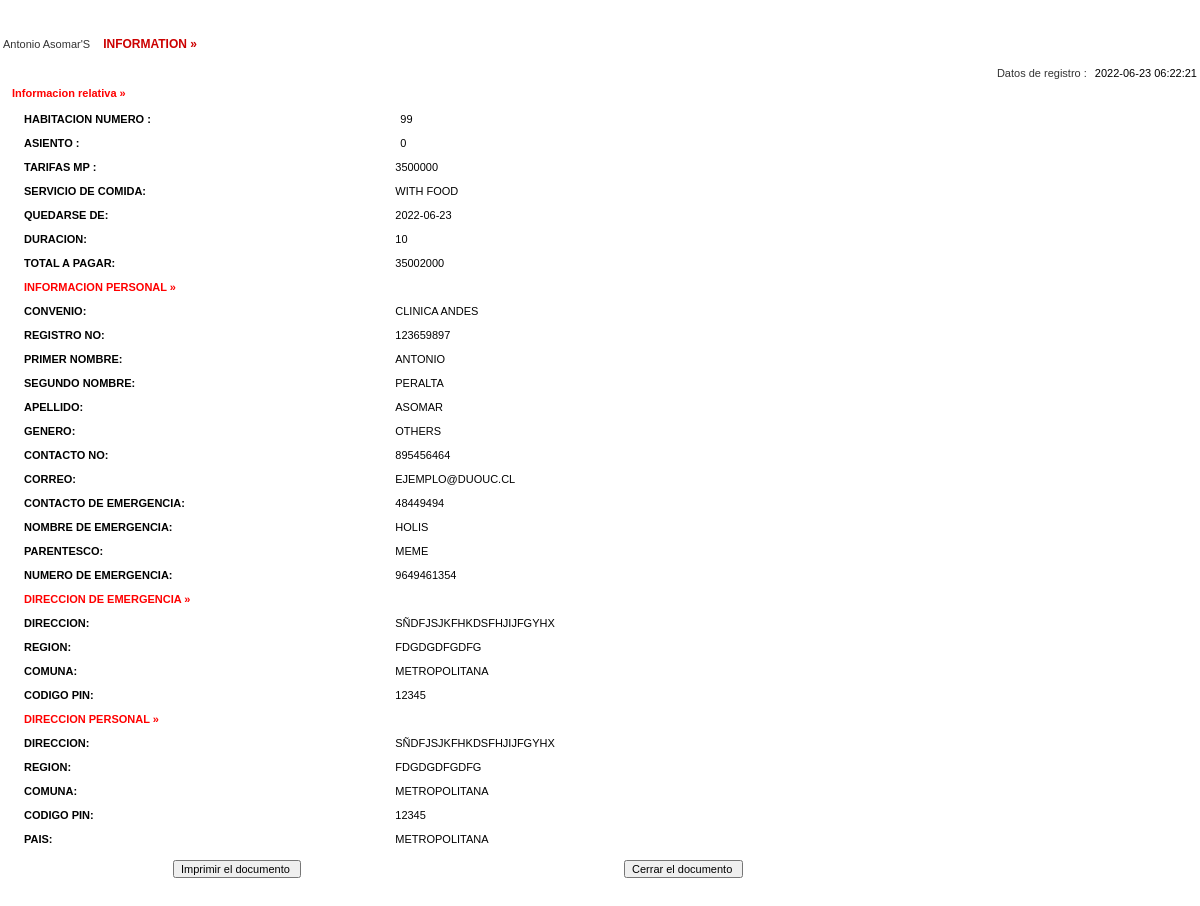
Screenshot of /admin/full-profile.php?id=13 with the database file from the repository.
### tables this page shows
CREATE TABLE `registration` (
  `id` int(11) NOT NULL,
  `roomno` int(11) NOT NULL,
  `seater` int(11) NOT NULL,
  `feespm` int(11) NOT NULL,
  `foodstatus` int(11) NOT NULL,
  `stayfrom` date NOT NULL,
  `duration` int(11) NOT NULL,
  `course` varchar(500) NOT NULL,
  `regno` int(11) NOT NULL,
  `firstName` varchar(500) NOT NULL,
  `middleName` varchar(500) NOT NULL,
  `lastName` varchar(500) NOT NULL,
  `gender` varchar(250) NOT NULL,
  `contactno` bigint(11) NOT NULL,
  `emailid` varchar(500) NOT NULL,
  `egycontactno` bigint(11) NOT NULL,
  `guardianName` varchar(500) NOT NULL,
  `guardianRelation` varchar(500) NOT NULL,
  `guardianContactno` bigint(11) NOT NULL,
  `corresAddress` varchar(500) NOT NULL,
  `corresCIty` varchar(500) NOT NULL,
  `corresState` varchar(500) NOT NULL,
  `corresPincode` int(11) NOT NULL,
  `pmntAddress` varchar(500) NOT NULL,
  `pmntCity` varchar(500) NOT NULL,
  `pmnatetState` varchar(500) NOT NULL,
  `pmntPincode` int(11) NOT NULL,
  `postingDate` timestamp NOT NULL DEFAULT current_timestamp(),
  `updationDate` varchar(500) NOT NULL
);

### admin/full-profile.php (the view, shortened to what this page needs)
<!DOCTYPE html PUBLIC "-//W3C//DTD XHTML 1.0 Transitional//EN" "http://www.w3.org/TR/xhtml1/DTD/xhtml1-transitional.dtd">
<html xmlns="http://www.w3.org/1999/xhtml">
<head>
<link href="style.css" rel="stylesheet" type="text/css" />
<link href="hostel.css" rel="stylesheet" type="text/css">
</head>
<body>
<table width="100%" border="0">
<?php
		 $ret= mysql_query("SELECT * FROM registration where id = '".$_GET['id']."'");
			while($row=mysql_fetch_array($ret))
			{
			?>
			<tr>
			  <td colspan="2" align="center" class="font1">&nbsp;</td>
  </tr>
			<tr>
			  <td colspan="2" align="center" class="font1">&nbsp;</td>
  </tr>
			<tr>
			  <td colspan="2"  class="font"><?php echo ucfirst($row['firstName']);?> <?php echo ucfirst($row['lastName']);?>'S <span class="font1"> information &raquo;</span> </td>
  </tr>
			<tr>
			  <td colspan="2"  class="font">&nbsp;&nbsp;&nbsp;&nbsp;&nbsp;&nbsp;&nbsp;&nbsp;&nbsp;&nbsp;&nbsp;&nbsp;
		      <div align="right">Datos de registro : <span class="comb-value"><?php echo $row['postingDate'];?></span></div></td>
  </tr>
			<tr>
			  <td colspan="2"  class="heading" style="color: red;">Informacion relativa &raquo; </td>
  </tr>
			<tr>
			  <td colspan="2"  class="font1"><table width="100%" border="0">
                <tr>
                  <td width="32%" valign="top" class="heading">Habitacion numero : </td>
                      <td class="comb-value1"><span class="comb-value"><?php echo $row['roomno'];?></span></td>
                    </tr>
                  <tr>
                  <td width="22%" valign="top" class="heading">Asiento : </td>
                      <td class="comb-value1"><span class="comb-value"><?php echo $row['seater'];?></span></td>
                    </tr>
                    <tr>
                    <td width="12%" valign="top" class="heading">Tarifas MP : </td>
                      <td class="comb-value1"><?php echo $fpm=$row['feespm'];?></td>
                    </tr>
                     <tr>
                    <td width="12%" valign="top" class="heading">servicio de comida: </td>
                      <td class="comb-value1"><?php if($row['foodstatus']==0)
{
  echo "Without Food";
}
else
{
  echo "With Food";
}
                      ;?></td>
                    </tr>
                    <tr>
                    <td width="12%" valign="top" class="heading">Quedarse de: </td>
                      <td class="comb-value1"><?php echo $row['stayfrom'];?></td>
                    </tr>
                    <tr>
                    <td width="12%" valign="top" class="heading">Duracion: </td>
                      <td class="comb-value1"><?php echo $dr=$row['duration'];?></td>
                    </tr>
                    <tr>
                    <td width="12%" valign="top" class="heading">Total a pagar: </td>
                      <td class="comb-value1">
                      <?php if($row['foodstatus']==1)
                      {
                        $fd=2000;
                        echo (($dr*$fpm)+$fd);
                      }
                        else
                        {
                          echo $dr*$fpm;
                        }
                      ?></td>
                    </tr>
  <tr>
   <td colspan="2" align="left"  class="heading" style="color: red;">Informacion personal &raquo; </td>
  </tr>
<tr>
<td width="12%" valign="top" class="heading">Convenio: </td>
<td class="comb-value1"><?php echo $row['course'];?></td>
</tr>
<tr>
<td width="12%" valign="top" class="heading">Registro no: </td>
<td class="comb-value1"><?php echo $row['regno'];?></td>
</tr>
<tr>
<td width="12%" valign="top" class="heading">Primer nombre: </td>
<td class="comb-value1"><?php echo $row['firstName'];?></td>
</tr>
<tr>
<td width="12%" valign="top" class="heading">Segundo nombre: </td>
<td class="comb-value1"><?php echo $row['middleName'];?></td>
</tr>
<tr>
<td width="12%" valign="top" class="heading">Apellido: </td>
<td class="comb-value1"><?php echo $row['lastName'];?></td>
</tr>
<tr>
<td width="12%" valign="top" class="heading">Genero: </td>
<td class="comb-value1"><?php echo $row['gender'];?></td>
</tr>
<tr>
<td width="12%" valign="top" class="heading">Contacto No: </td>
<td class="comb-value1"><?php echo $row['contactno'];?></td>
</tr>
<tr>
<td width="12%" valign="top" class="heading">Correo: </td>
<td class="comb-value1"><?php echo $row['emailid'];?></td>
</tr>
<tr>
<td width="12%" valign="top" class="heading">Contacto de emergencia: </td>
<td class="comb-value1"><?php echo $row['egycontactno'];?></td>
</tr>
<tr>
<td width="12%" valign="top" class="heading">Nombre de emergencia: </td>
<td class="comb-value1"><?php echo $row['guardianName'];?></td>
</tr>
<tr>
<td width="12%" valign="top" class="heading">Parentesco: </td>
<td class="comb-value1"><?php echo $row['guardianRelation'];?></td>
</tr>
<tr>
<td width="12%" valign="top" class="heading">Numero de Emergencia: </td>
<td class="comb-value1"><?php echo $row['guardianContactno'];?></td>
</tr>
<tr>
        <td colspan="2"  class="heading" style="color: red;">Direccion de Emergencia  &raquo; </td>
  </tr>
<tr>
<td width="12%" valign="top" class="heading"><Datag>Direccion</Datag>: </td>
<td class="comb-value1"><?php echo $row['corresAddress'];?></td>
</tr>
<tr>
<td width="12%" valign="top" class="heading">Region: </td>
<td class="comb-value1"><?php echo $row['corresCIty'];?></td>
</tr>
<tr>
<td width="12%" valign="top" class="heading">Comuna: </td>
<td class="comb-value1"><?php echo $row['corresState'];?></td>
</tr>
<tr>
<td width="12%" valign="top" class="heading">codigo pin: </td>
<td class="comb-value1"><?php echo $row['corresPincode'];?></td>
</tr>
<tr>
        <td colspan="2"  class="heading" style="color: red;">Direccion personal  &raquo; </td>
  </tr>
<tr>
<td width="12%" valign="top" class="heading">Direccion: </td>
<td class="comb-value1"><?php echo $row['pmntAddress'];?></td>
</tr>
<tr>
<td width="12%" valign="top" class="heading">Region: </td>
<td class="comb-value1"><?php echo $row['pmntCity'];?></td>
</tr>
<tr>
<td width="12%" valign="top" class="heading">Comuna: </td>
<td class="comb-value1"><?php echo $row['pmnatetState'];?></td>
</tr>
<tr>
<td width="12%" valign="top" class="heading">Codigo pin: </td>
<td class="comb-value1"><?php echo $row['pmntPincode'];?></td>
</tr>
<tr>
<td width="12%" valign="top" class="heading">Pais: </td>
<td class="comb-value1"><?php echo $row['pmnatetState'];?></td>
</tr>
<?php } ?>
                  </table></td>
                </tr>
                  </table></td>
  <tr>
    <td colspan="2" align="right" ><form id="form1" name="form1" method="post" action="">
      <table width="100%" border="0" cellpadding="0" cellspacing="0">
        <tr>
          <td width="14%">&nbsp;</td>
          <td width="35%" class="comb-value"><label>
            <input name="Submit" type="submit" class="txtbox4" value="Imprimir el documento " onClick="return f3();" />
          </label></td>
          <td width="3%">&nbsp;</td>
          <td width="26%"><label>
            <input name="Submit2" type="submit" class="txtbox4" value="Cerrar el documento " onClick="return f2();"  />
          </label></td>
          <td width="8%">&nbsp;</td>
          <td width="14%">&nbsp;</td>
        </tr>
      </table>
        </form>    </td>
  </tr>
</body>
</html>

### admin/css/style.css (style rules this page uses)
html { font-size: 14px; }
@media only screen and (min-width: 480px) { html { font-size: 17px; } }
@media only screen and (min-width: 768px) { html { font-size: 14px; } }
body { font-size: 1em; }

### admin/hostel.css (style rules this page uses)
body { margin-left: 0px; margin-top: 0px; margin-right: 0px; margin-bottom: 0px;font:11px Verdana,Arial; }
.heading { font-family: Verdana, Arial, Helvetica, sans-serif; font-size: 11px; font-weight: bold; color:#000000; padding-bottom:5px; padding-top:5px; padding-left:10px; text-decoration: none; }
.comb-value { font-family: Arial, Helvetica, sans-serif; font-size: 11px; color: #000000; text-decoration: none; padding-bottom:5px; padding-left:5px; padding-top:5px; }
.font1 { font-family:Verdana, Arial, Helvetica, sans-serif; font-size:12px; font-weight:800; color:#CC0000; text-transform:uppercase; padding-left:10px; padding-top:0px; }
.txtbox4 { font-family: Arial, Helvetica, sans-serif; font-size: 11px; color: #000000; }
.comb-value1 { font-family: Arial, Helvetica, sans-serif; font-size: 11px; color: #000000; text-decoration: none; padding-bottom:2px; padding-left:2px; padding-top:2px; }
.font { font-family:Verdana, Arial, Helvetica, sans-serif; font-size:11px; color:#333333; text-decoration:none; }

### rows the page displays
registration: firstName "Antonio", lastName "Asomar", postingDate "2022-06-23 06:22:21", roomno "99", seater "0", feespm "3500000", shows "WITH FOOD", stayfrom "2022-06-23", duration "10", ($dr*$fpm)+$fd "35002000", course "CLINICA ANDES", regno "123659897", firstName "ANTONIO", middleName "PERALTA", lastName "ASOMAR", gender "OTHERS", contactno "895456464", emailid "EJEMPLO@DUOUC.CL", egycontactno "48449494", guardianName "HOLIS", guardianRelation "MEME", guardianContactno "9649461354", corresAddress "SÑDFJSJKFHKDSFHJIJFGYHX", corresCIty "FDGDGDFGDFG", corresState "METROPOLITANA", corresPincode "12345", pmntAddress "SÑDFJSJKFHKDSFHJIJFGYHX", pmntCity "FDGDGDFGDFG", pmnatetState "METROPOLITANA", pmntPincode "12345"
